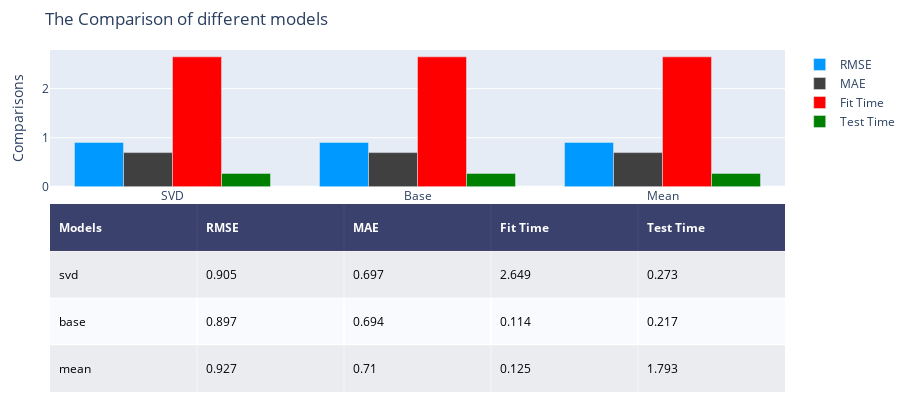

Notebook cell for this chart:
### Code cell
import plotly.graph_objects as go
import plotly.figure_factory as ff
table_data = [['Models','RMSE', 'MAE', 'Fit Time','Test Time'],
              ['svd',svdmodel['test_rmse'].mean().round(3),svdmodel['test_mae'].mean().round(3),round(svdmodel['fit_time'][1],3),round(svdmodel['test_time'][1],3)],
              ['base',basemodel['test_rmse'].mean().round(3),basemodel['test_mae'].mean().round(3),round(basemodel['fit_time'][1],3),round(basemodel['test_time'][1],3)],
              ['mean',meanmodel['test_rmse'].mean().round(3),meanmodel['test_mae'].mean().round(3),round(meanmodel['fit_time'][1],3),round(meanmodel['test_time'][1],3)]]
fig = ff.create_table(table_data, height_constant=20)
teams = ['SVD','Base','Mean']

# create four different bars 
nm = [svdmodel['test_rmse'].mean(),svdmodel['test_rmse'].mean(),svdmodel['test_rmse'].mean()]
fm = [svdmodel['test_mae'].mean(),svdmodel['test_mae'].mean(),svdmodel['test_mae'].mean()]
ns = [svdmodel['fit_time'][1],svdmodel['fit_time'][1],svdmodel['fit_time'][1]]
fs = [svdmodel['test_time'][1],svdmodel['test_time'][1],svdmodel['test_time'][1]]

# Make traces for graph
trace1 = go.Bar(x=teams, y=nm, xaxis='x2', yaxis='y2',
                marker=dict(color='#0099ff'),
                name='RMSE')
trace2 = go.Bar(x=teams, y=fm, xaxis='x2', yaxis='y2',
                marker=dict(color='#404040'),
                name='MAE')
trace3 = go.Bar(x=teams, y=ns, xaxis='x2', yaxis='y2',
                marker=dict(color='red'),
                name='Fit Time')
trace4 = go.Bar(x=teams, y=fs, xaxis='x2', yaxis='y2',
                marker=dict(color='green'),
                name='Test Time')
# Add trace data to figure
fig.add_traces([trace1, trace2,trace3,trace4])
# initialize xaxis2 and yaxis2
fig['layout']['xaxis2'] = {}
fig['layout']['yaxis2'] = {}

# Edit layout for subplots
fig.layout.yaxis.update({'domain': [0, .55]})
fig.layout.yaxis2.update({'domain': [.6, 1]})

# The graph's yaxis2 MUST BE anchored to the graph's xaxis2 and vice versa
fig.layout.yaxis2.update({'anchor': 'x2'})
fig.layout.xaxis2.update({'anchor': 'y2'})
fig.layout.yaxis2.update({'title': 'Comparisons'})

# Update the margins to add a title and see graph x-labels.
fig.layout.margin.update({'t':50, 'l':50})
fig.layout.update({'title': 'The Comparison of different models'})

# Update the height because adding a graph vertically will interact with the plot height calculated for the table
fig.layout.update({'height':400})
fig.show()

### Figure 1 — Plotly figure (JSON) as saved in the notebook; plotly's stock layout.template omitted (floating-point values rounded to 4 significant figures)
{"data": [{"colorscale": [[0, "#00083e"], [0.5, "#ededee"], [1, "#ffffff"]], "hoverinfo": "none", "opacity": 0.75, "showscale": false, "type": "heatmap", "z": [[0, 0, 0, 0, 0], [0.5, 0.5, 0.5, 0.5, 0.5], [1, 1, 1, 1, 1], [0.5, 0.5, 0.5, 0.5, 0.5]]}, {"marker": {"color": "#0099ff"}, "name": "RMSE", "type": "bar", "x": ["SVD", "Base", "Mean"], "xaxis": "x2", "y": [0.9046, 0.9046, 0.9046], "yaxis": "y2"}, {"marker": {"color": "#404040"}, "name": "MAE", "type": "bar", "x": ["SVD", "Base", "Mean"], "xaxis": "x2", "y": [0.6972, 0.6972, 0.6972], "yaxis": "y2"}, {"marker": {"color": "red"}, "name": "Fit Time", "type": "bar", "x": ["SVD", "Base", "Mean"], "xaxis": "x2", "y": [2.649, 2.649, 2.649], "yaxis": "y2"}, {"marker": {"color": "green"}, "name": "Test Time", "type": "bar", "x": ["SVD", "Base", "Mean"], "xaxis": "x2", "y": [0.2732, 0.2732, 0.2732], "yaxis": "y2"}], "layout": {"annotations": [{"align": "left", "font": {"color": "#ffffff"}, "showarrow": false, "text": "<b>Models</b>", "x": -0.45, "xanchor": "left", "xref": "x", "y": 0, "yref": "y"}, {"align": "left", "font": {"color": "#ffffff"}, "showarrow": false, "text": "<b>RMSE</b>", "x": 0.55, "xanchor": "left", "xref": "x", "y": 0, "yref": "y"}, {"align": "left", "font": {"color": "#ffffff"}, "showarrow": false, "text": "<b>MAE</b>", "x": 1.55, "xanchor": "left", "xref": "x", "y": 0, "yref": "y"}, {"align": "left", "font": {"color": "#ffffff"}, "showarrow": false, "text": "<b>Fit Time</b>", "x": 2.55, "xanchor": "left", "xref": "x", "y": 0, "yref": "y"}, {"align": "left", "font": {"color": "#ffffff"}, "showarrow": false, "text": "<b>Test Time</b>", "x": 3.55, "xanchor": "left", "xref": "x", "y": 0, "yref": "y"}, {"align": "left", "font": {"color": "#000000"}, "showarrow": false, "text": "svd", "x": -0.45, "xanchor": "left", "xref": "x", "y": 1, "yref": "y"}, {"align": "left", "font": {"color": "#000000"}, "showarrow": false, "text": "0.905", "x": 0.55, "xanchor": "left", "xref": "x", "y": 1, "yref": "y"}, {"align": "left", "font": {"color": "#000000"}, "showarrow": false, "text": "0.697", "x": 1.55, "xanchor": "left", "xref": "x", "y": 1, "yref": "y"}, {"align": "left", "font": {"color": "#000000"}, "showarrow": false, "text": "2.649", "x": 2.55, "xanchor": "left", "xref": "x", "y": 1, "yref": "y"}, {"align": "left", "font": {"color": "#000000"}, "showarrow": false, "text": "0.273", "x": 3.55, "xanchor": "left", "xref": "x", "y": 1, "yref": "y"}, {"align": "left", "font": {"color": "#000000"}, "showarrow": false, "text": "base", "x": -0.45, "xanchor": "left", "xref": "x", "y": 2, "yref": "y"}, {"align": "left", "font": {"color": "#000000"}, "showarrow": false, "text": "0.897", "x": 0.55, "xanchor": "left", "xref": "x", "y": 2, "yref": "y"}, {"align": "left", "font": {"color": "#000000"}, "showarrow": false, "text": "0.694", "x": 1.55, "xanchor": "left", "xref": "x", "y": 2, "yref": "y"}, {"align": "left", "font": {"color": "#000000"}, "showarrow": false, "text": "0.114", "x": 2.55, "xanchor": "left", "xref": "x", "y": 2, "yref": "y"}, {"align": "left", "font": {"color": "#000000"}, "showarrow": false, "text": "0.217", "x": 3.55, "xanchor": "left", "xref": "x", "y": 2, "yref": "y"}, {"align": "left", "font": {"color": "#000000"}, "showarrow": false, "text": "mean", "x": -0.45, "xanchor": "left", "xref": "x", "y": 3, "yref": "y"}, {"align": "left", "font": {"color": "#000000"}, "showarrow": false, "text": "0.927", "x": 0.55, "xanchor": "left", "xref": "x", "y": 3, "yref": "y"}, {"align": "left", "font": {"color": "#000000"}, "showarrow": false, "text": "0.71", "x": 1.55, "xanchor": "left", "xref": "x", "y": 3, "yref": "y"}, {"align": "left", "font": {"color": "#000000"}, "showarrow": false, "text": "0.125", "x": 2.55, "xanchor": "left", "xref": "x", "y": 3, "yref": "y"}, {"align": "left", "font": {"color": "#000000"}, "showarrow": false, "text": "1.793", "x": 3.55, "xanchor": "left", "xref": "x", "y": 3, "yref": "y"}], "height": 400, "margin": {"b": 0, "l": 50, "r": 0, "t": 50}, "title": {"text": "The Comparison of different models"}, "xaxis": {"dtick": 1, "gridwidth": 2, "showticklabels": false, "tick0": -0.5, "ticks": "", "zeroline": false}, "xaxis2": {"anchor": "y2"}, "yaxis": {"autorange": "reversed", "domain": [0, 0.55], "dtick": 1, "gridwidth": 2, "showticklabels": false, "tick0": 0.5, "ticks": "", "zeroline": false}, "yaxis2": {"anchor": "x2", "domain": [0.6, 1], "title": {"text": "Comparisons"}}}}
